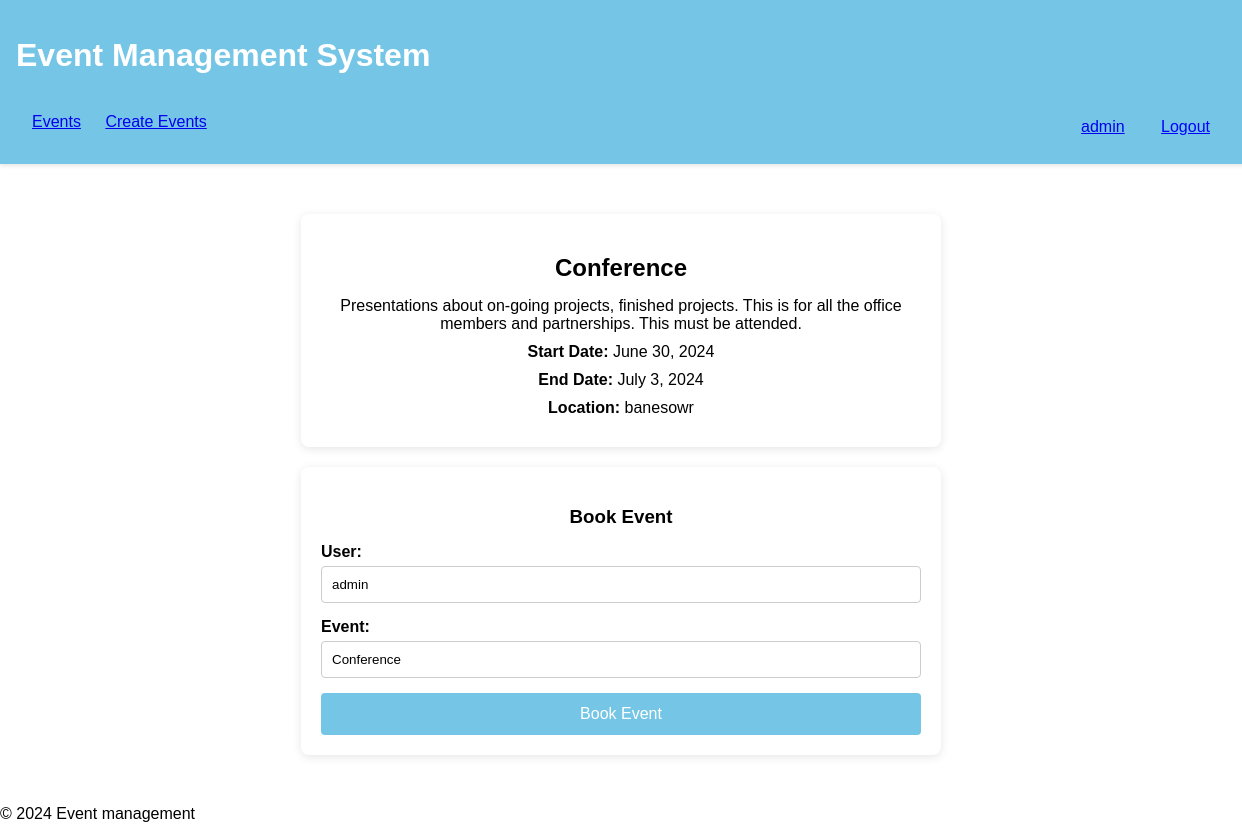
The app's page /events/book/10/ (signed in) with its own data.
### events/models.py (models this page shows, shortened)
class Event(models.Model):
    title = models.CharField(max_length=20)
    description = models.TextField()
    location = models.CharField(max_length=40, default='Unknown')
    total_participants = models.IntegerField()
    start_date = models.DateField()
    end_date = models.DateField()
    organizer = models.ForeignKey(User, on_delete=models.CASCADE, related_name='organized_events')
    image = models.ImageField(upload_to='event_images/', default='default.jpg')

### events/views.py (the view, shortened to what this page needs)
# urls.py: path('book/<int:id>/', views.book_event, name='book_event'),
@login_required
def book_event(request, id):
    event = get_object_or_404(Event,id=id)
    if request.method == 'GET':
        return render(request, 'events/book_event.html',{'event': event})

### events/templates/events/book_event.html (shortened to what this page needs)
{% extends "events/base.html" %}
{% block content %}
<div class="booking-container">
    <div class="event-details-box">
        <h2>{{ event.title }}</h2>
        <p>{{ event.description }}</p>
        <p><strong>Start Date:</strong> {{ event.start_date }}</p>
        <p><strong>End Date:</strong> {{ event.end_date }}</p>
        <p><strong>Location:</strong> {{ event.location }}</p>
    </div>
    <div class="form-box">
        <h3>Book Event</h3>
        <form method="POST">
            <div class="form-group">
                <label for="user">User:</label>
                <input type="text" id="user" name="user" value="{{ user }}" readonly>
            </div>
            <div class="form-group">
                <label for="event">Event:</label>
                <input type="text" id="title" name="title" value="{{ event.title }}" readonly required>
            </div>
            <button type="submit">Book Event</button>
        </form>
    </div>
</div>
{% endblock %}

### events/templates/events/base.html (shortened to what this page needs)
{% load static %}
<!DOCTYPE html>
<html>
    <head>
        <link rel="stylesheet" href="{% static 'events/style.css' %}">
    </head>
    <body>
        <header>
            <h1>Event Management System</h1>
            <nav>
                <ul class="nav-left">
                    <li><a href="{% url 'event_list' %}">Events</a></li>
                    {% if request.user.is_superuser %}
                        <li><a href="{% url 'event_create' %}">Create Events</a></li>
                    {% endif %}
                </ul>
                <ul class="nav-right">
                    {% if user.is_authenticated %}
                        <li class="user-profile">
                            <a href="{% url 'profile' %}">{{ user.username }}</a>
                        </li>
                        <li class="logout-link">
                            <form id="logout-form" action="{% url 'logout' %}" method="post" style="display:inline;">
                                <button type="submit" style="background:none; border:none; color:blue; text-decoration:underline; cursor:pointer;">
                                    Logout
                                </button>
                            </form>
                        </li>
                    {% else %}
                        <li><a href="{% url 'login' %}">Login</a></li>
                        <li><a href="{% url 'register' %}">Register</a></li>
                    {% endif %}
                </ul>
            </nav>
        </header>
        <main>
            {% block content %}
            {% endblock %}
        </main>
        <footer>
            <p>&copy; 2024 Event management</p>
        </footer>
    </body>
</html>

### events/static/events/style.css (style rules this page uses)
body { font-family: Arial, sans-serif; margin: 0; padding: 0; box-sizing: border-box; }
header { background: #75c6e6; color: #fff; padding: 1em; position: sticky; top: 0; width: 100%; box-shadow: 0 2px 4px rgba(0,0,0,0.1); }
nav { display: flex; justify-content: space-between; align-items: center; padding: 0 1em; }
.nav-left, .nav-right { list-style-type: none; margin: 0; padding: 0; }
.nav-left li, .nav-right li { display: inline-block; margin-right: 20px; }
.nav-right { float: right; }
.form-group { margin-bottom: 1em; }
.form-group label { display: block; margin-bottom: 0.5em; font-weight: bold; }
.form-group input { width: 100%; padding: 0.5em; border: 1px solid #ccc; border-radius: 4px; }
.form-group { margin-bottom: 15px; }
.form-group label { display: block; margin-bottom: 5px; font-weight: bold; }
.form-group input[type="text"], .form-group input[type="number"], .form-group input[type="date"], .form-group input[type="file"], .form-group textarea { width: 100%; padding: 8px; border: 1px solid #ccc; border-radius: 4px; box-sizing: border-box; }
button[type="submit"] { display: block; width: 100%; padding: 10px; background-color: #007bff; border: none; border-radius: 4px; color: white; font-size: 16px; cursor: pointer; margin-top: 10px; transition: background-color 0.3s ease; }
.booking-container { display: flex; flex-direction: column; align-items: center; width: 90%; max-width: 600px; margin: 50px auto; gap: 20px; }
.event-details-box, .form-box { width: 100%; padding: 20px; background-color: #fff; border-radius: 8px; box-shadow: 0 2px 10px rgba(0, 0, 0, 0.1); }
.event-details-box { text-align: center; }
.event-details-box h2 { margin-bottom: 15px; }
.event-details-box p { margin: 10px 0; }
.form-box h3 { text-align: center; margin-bottom: 15px; }
.form-group input[type="text"] { width: 100%; padding: 10px; border: 1px solid #ccc; border-radius: 4px; box-sizing: border-box; }
button[type="submit"] { width: 100%; padding: 12px; background-color: #75c6e6; border: none; border-radius: 4px; color: #fff; font-size: 16px; cursor: pointer; margin-top: 10px; transition: background-color 0.3s ease; }

### records on screen
Event: title "Conference", description "Presentations about on-going projects, finished projects. This is for all the office members and partnerships. This must be attended.", start_date "June 30, 2024", end_date "July 3, 2024", location "banesowr"

### other values on screen
{{ user.username }} "admin"
